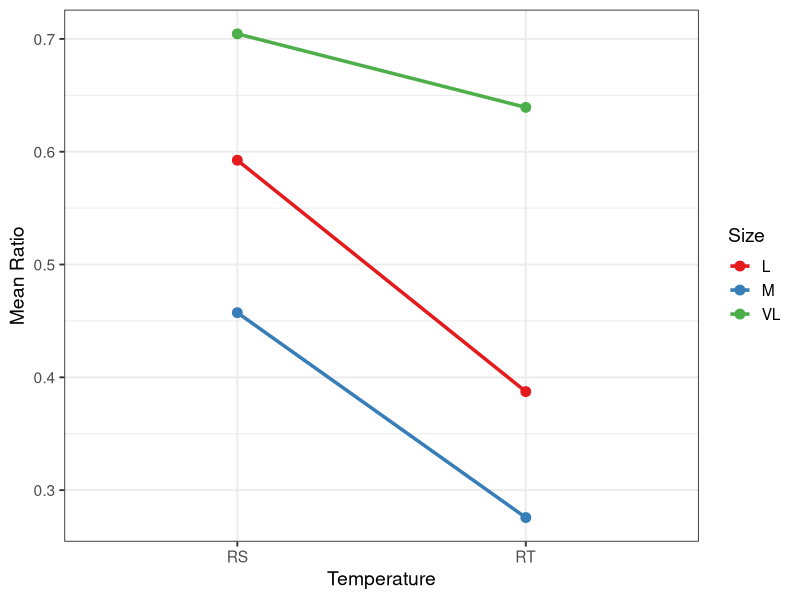
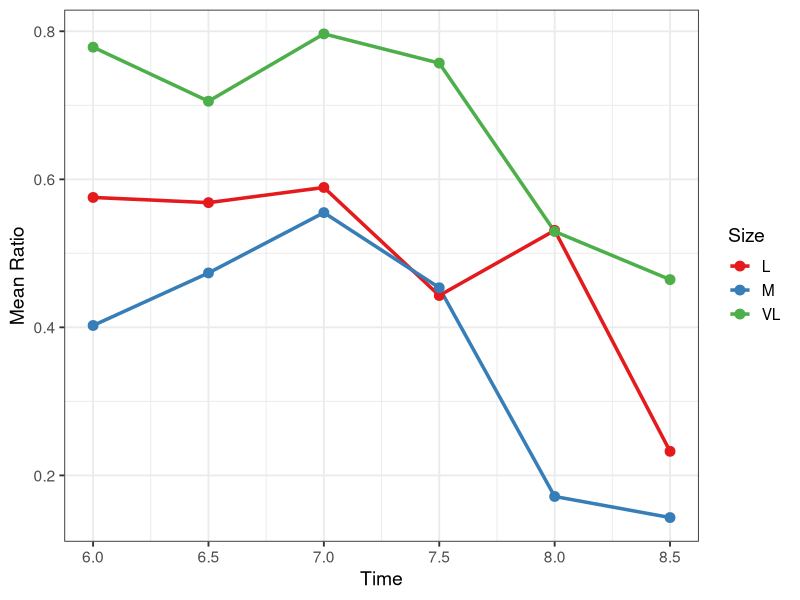
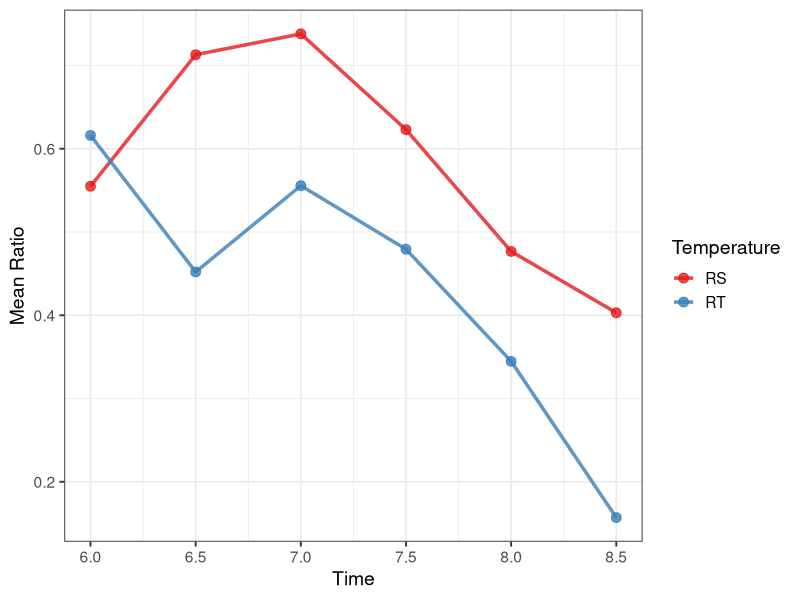

Reproduce these figures in R, in order.
## ---- chunk 1
knitr::opts_chunk$set(echo = TRUE)
## ---- chunk 2
# Upload librarys
options(tinytex.verbose = TRUE)
suppressPackageStartupMessages({
library(readxl)
library(writexl)
library(ggplot2)
library(lme4)
library(dplyr)
library(pwr)
})
## ---- chunk 3
# Upload data
df <- data.frame(
  Time = c(6, 6, 6, 6.5, 6.5, 6.5, 6, 6, 6, 6.5, 6.5, 6.5, 7, 7, 7, 7.5,
           7.5, 7.5, 7, 7, 7, 7.5, 7.5, 7.5, 8, 8, 8, 8.5, 8.5, 8.5, 8, 
           8, 8, 8.5, 8.5, 8.5),
  Size = c("M", "L", "VL", "M", "L", "VL", "M", "L", "VL", "M", "L", "VL", 
           "M", "L", "VL", "M", "L", "VL", "M", "L", "VL", "M", "L", "VL", 
           "M", "L", "VL", "M", "L", "VL", "M", "L", "VL", "M", "L", "VL"),
  EL_cm = c(2.8, 3.0, 3.4, 2.5, 2.9, 3.3, 2.9, 3.1, 3.0, 3.0, 3.3, 3.5, 
            3.0, 3.0, 3.0, 2.7, 2.6, 5.0, 2.8, 2.7, 2.9, 2.8, 2.9, 2.8, 
            2.8, 2.6, 3.5, 2.5, 2.7, 2.8, 2.5, 2.5, 2.7, 2.8, 2.5, 2.8),
  EW_cm = c(0.9, 0.5, 0.3, 0.9, 0.9, 0.5, 0.8, 0.8, 0.4, 0.5, 0.4, 0.5, 
            0.8, 0.9, 0.3, 0.8, 1.0, 0.5, 0.5, 0.3, 0.3, 0.7, 0.5, 0.4, 
            1.2, 0.7, 1.0, 1.3, 1.1, 1.0, 1.0, 0.5, 0.5, 1.0, 0.9, 0.5),
  Temperature = c("RT", "RT", "RT", "RT", "RT", "RT", "RS", "RS", "RS", 
                  "RS", "RS", "RS", "RT", "RT", "RT", "RT", "RT", "RT", 
                  "RS", "RS", "RS", "RS", "RS", "RS", "RT", "RT", "RT", 
                  "RT", "RT", "RT", "RS", "RS", "RS", "RS", "RS", "RS"),
  Ratio = c(0.357, 0.667, 0.824, 0.280, 0.379, 0.697, 0.448, 0.484, 0.733, 
            0.667, 0.758, 0.714, 0.467, 0.400, 0.800, 0.407, 0.231, 0.800, 
            0.643, 0.778, 0.793, 0.500, 0.655, 0.714, 0.143, 0.462, 0.429, 
            -0.040, 0.185, 0.286, 0.200, 0.600, 0.630, 0.286, 0.280, 0.643)
)
## ---- chunk 4
# Ensure that the data type is correct
df$Time <- as.numeric(df$Time)
df$Size <- as.factor(df$Size)
df$Temperature <- as.factor(df$Temperature)
## ---- chunk 5
# Transform negative values of Ratio to zero.
last_col <- ncol(df)
df[, last_col] <- ifelse(df[, last_col] < 0, 0, df[[last_col]])
## ---- chunk 6
## Power of Test
# 6 eggs
eggs <- df %>%
  slice(c(1, 5, 15, 22, 32, 36))
print(eggs)
## ---- chunk 7
## Power of Test
# sd
sd_ratio <- sd(eggs$Ratio, na.rm = TRUE)
print(paste("standard deviation :", round(sd_ratio, 2)))

# calculate delta
delta_ratio <- 0.2
## ---- chunk 8
## Power of Test
alpha <- 0.05/2
beta <- 0.3
z_alpha <- qnorm(1 - alpha)  
z_beta <- qnorm(1 - beta) 
n_required <- (2 * sd_ratio^2 * (z_alpha + z_beta)^2) / delta_ratio^2
total_n_required <- 2 * n_required  

print(paste("sample:", round(total_n_required, 2)))
## ---- chunk 9
## Power of Test
n_required_size <- (2 * sd_ratio^2 * (z_alpha + z_beta)^2) / delta_ratio^2
total_n_size <- 3 * n_required_size  
print(paste("Chicken Size sample:", round(total_n_size, 2)))
## ---- chunk 10
## Power of Test
df$Time <- as.numeric(as.character(df$Time))
R_squared <- 0.2
f2 <- R_squared / (1 - R_squared)
power_regression <- pwr.f2.test(u = 1, f2 = f2, sig.level = alpha, power = 1 - beta)
print(power_regression)

sample_size <- power_regression$v + power_regression$u + 1
print(paste("Total sample size required for regression:", round(sample_size, 1)))
## ---- chunk 11
# Interaction Effect 
 ggplot(df, aes(x = Temperature, y = Ratio, color = Size, group = Size)) +
  stat_summary(fun = mean, geom = "line", linewidth = 1.2) +
  stat_summary(fun = mean, geom = "point", size = 3) +
  labs(x = "Temperature", y = "Mean Ratio", color = "Size") +  
  scale_color_brewer(palette = "Set1") +  
  theme_bw(base_size = 14) +  
  theme(legend.position = "right",  
        plot.title = element_text(hjust = 0.5, face = "bold"))
## ---- chunk 12
# Interaction Effect 
ggplot(df, aes(x = Time, y = Ratio, color = Size, group = Size)) +
  stat_summary(fun = mean, geom = "line", linewidth = 1.2) +
  stat_summary(fun = mean, geom = "point", size = 3) +  
  labs(x = "Time", y = "Mean Ratio", color = "Size") + 
  scale_color_brewer(palette = "Set1") +  
  theme_bw(base_size = 14) +
  theme(legend.position = "right",
        plot.title = element_text(hjust = 0.5, face = "bold"))
## ---- chunk 13
# Interaction Effect 
ggplot(df, aes(x = Time, y = Ratio, color = Temperature, group = Temperature)) +
  stat_summary(fun = mean, geom = "line", linewidth = 1.2, alpha = 0.8) + 
  stat_summary(fun = mean, geom = "point", size = 3, alpha = 0.8) +  
  labs(x = "Time", y = "Mean Ratio", color = "Temperature") +  
  scale_color_brewer(palette = "Set1") +  
  theme_bw(base_size = 14) +  
  theme(legend.position = "right",  
        plot.title = element_text(hjust = 0.5, face = "bold"))
## ---- chunk 14
# Fit Models
fit1 <- aov(Ratio ~ Time, data = df)
summary(fit1)
fit2 <- aov(Ratio ~  Size, data = df)
summary(fit2)
fit3 <- aov(Ratio ~ Temperature, data = df)
summary(fit3)
#
fit4 <- aov(Ratio ~ Time + Size, data = df)
summary(fit4)
fit5 <- aov(Ratio ~ Size + Temperature, data = df)
summary(fit5)
fit6 <- aov(Ratio ~ Temperature + Time, data = df)
summary(fit6)
#
fit7 <- aov(Ratio ~  Size + Temperature + Time , data = df)
summary(fit7)
#
fit8 <- aov(Ratio ~ Size * Temperature, data = df)
summary(fit8)
fit9 <- aov(Ratio ~ Time * Size , data = df)
summary(fit9)
fit10 <- aov(Ratio ~ Time * Temperature , data = df)
summary(fit10)
## ---- chunk 15
# Regression Results
coef(summary.lm(fit7))
summary.lm(fit7)
## ---- chunk 16
# Prediction Results
new_data <- data.frame(Size = "M",
                       Temperature = "RS",
                       Time = 6)
pred <- predict(fit7,newdata = new_data, interval = "predict", level = 0.95)
pred
## ---- chunk 17
# Random Effect
model_mixed <- lmer(Ratio ~ Temperature + Time + (1 | Size), data = df)
summary(model_mixed)
## ---- chunk 18
# Calculate ICC
Var_Random <- as.numeric(VarCorr(model_mixed)$Size[1])
Var_Residual <- as.numeric(attr(VarCorr(model_mixed), "sc")^2)
ICC <- Var_Random / (Var_Random + Var_Residual)
ICC
